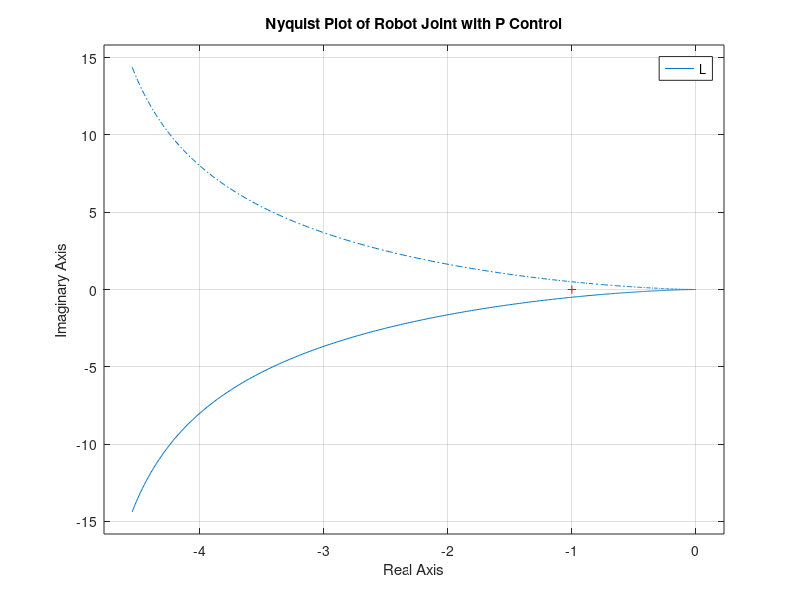

The MATLAB script that drew this image:
% Robot joint model parameters
J = 0.01;
B = 0.1;
K = 1.0;
Kp = 5.0;

s = tf('s');
G = K / (J * s^2 + B * s);
C = Kp;
L = C * G;

figure;
nyquist(L);
grid on;
title('Nyquist Plot of Robot Joint with P Control');

% Example: obtaining a linearized joint model from a robotics toolbox model
% (pseudo-code; requires Robotics System Toolbox and a defined robot model)
% robot = loadrobot('kinovaGen3');   % example robot
% q0 = homeConfiguration(robot);
% linSys = linearize(robotModelToSimulink(robot), q0); % conceptual step
% nyquist(linSys);
